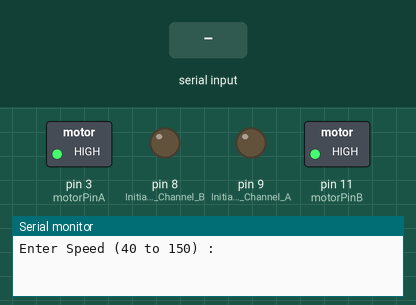
A sketch run on a simulated Arduino Uno, built with avr-gcc and run on an emulated ATmega328P. Parts: switched loads named in the sketch (green lamp = pin HIGH), output pins drawn as LEDs (lit = HIGH), the last lines printed to the serial monitor. The inputs (shaded band) are chosen by the test bench.

Above: at 2.2 s.
2.3 s: "30,150\n" received over Serial
At 2.6 s:
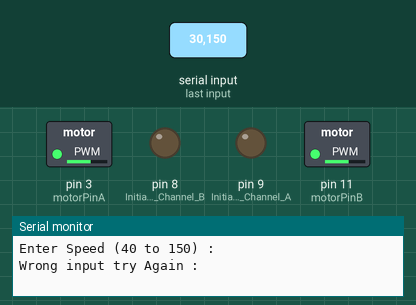
Timing chart, 0 to 5.3 s (numbered marks = the images above; inputs shaded):
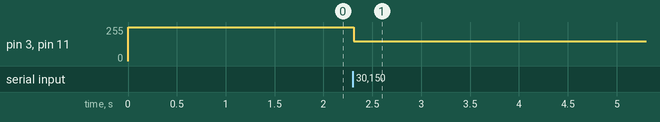

Measured:
- after the input at 2.3 s, pin 3 (motorPinA), pin 11 (motorPinB): 255/255 → 150/255 at once

The sketch:

dcMotor.ino
```cpp
int motorPinA = 3;
int motorPinB = 11;

int speed = 0;

void setup() {
  Serial.begin(9600);
  //Setup Channel A
  //pinMode(12, OUTPUT); //Initiates Direction Channel A pin
  pinMode(9, OUTPUT); //Initiates Brake Channel A pin
  pinMode(3, OUTPUT); //Initiates PWM Channel A pin
  digitalWrite(3, HIGH);
  digitalWrite(9, LOW);

  //Setup Channel B
  //pinMode(13, OUTPUT); //Initiates Direction Channel B pin
  pinMode(8, OUTPUT);  //Initiates Brake Channel B pin
  pinMode(11, OUTPUT); //Initiates PWM Channel B pin
  digitalWrite(11, HIGH);
  digitalWrite(8, LOW);
  Serial.println("Enter Speed (40 to 150) : ");
  speed = Serial.parseInt();
}

void loop() {
  if (Serial.available())
  {
    int speed = Serial.parseInt();
    if (speed >= 40 && speed <= 150)
    {
      analogWrite(motorPinA, speed);
      analogWrite(motorPinB, speed);
      delay(6000);
    }
    else
    {
      Serial.println("Wrong input try Again : ");
    }
  }
}
```
